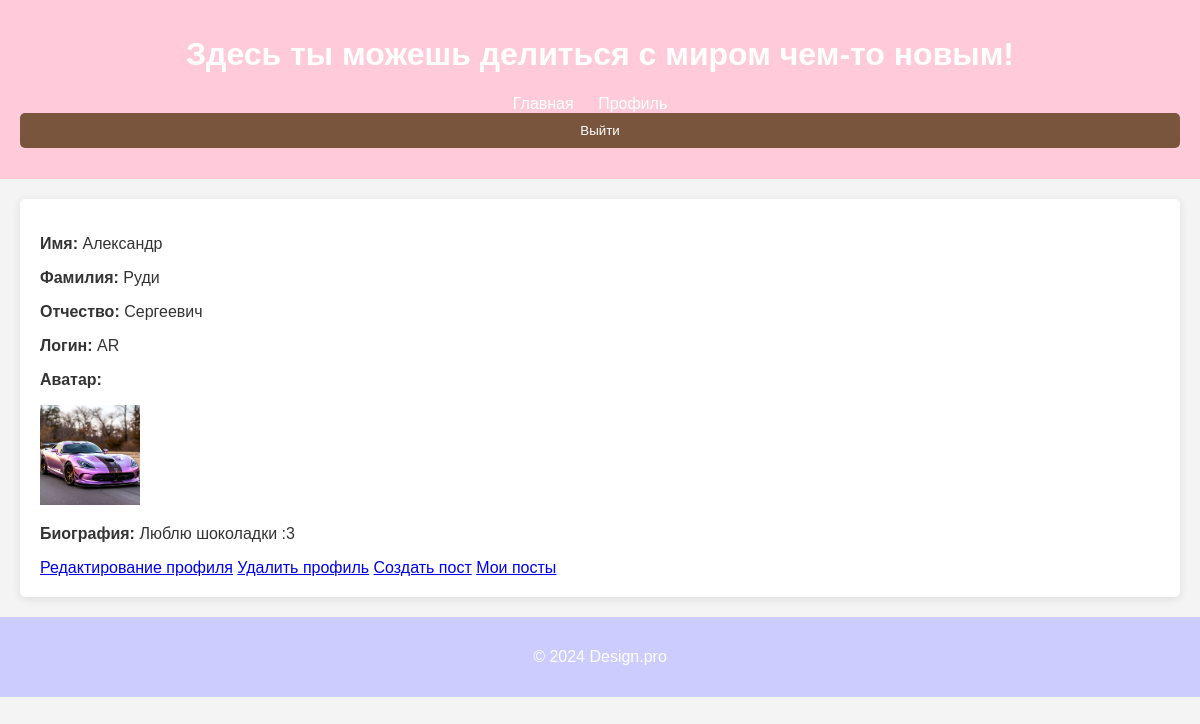
The page /BA/profile/ (signed in) on the database its author committed.
### BA/models.py (models this page shows, shortened)
class CustomUser(AbstractUser):
    first_name = models.CharField(max_length=150, blank=False, verbose_name='Имя')
    last_name = models.CharField(max_length=150, blank=False, verbose_name='Фамилия')
    username = models.CharField(max_length=150, unique=True, blank=False, verbose_name='Логин')
    email = models.EmailField(unique=True, blank=False, verbose_name='Электронная почта')
    middle_name = models.CharField(max_length=150, blank=False, verbose_name='Отчество')
    password1 = models.CharField(max_length=128, blank=False, null=True, verbose_name='Пароль')
    password2 = models.CharField(max_length=128, blank=False, null=True, verbose_name='Повтор пароля')
    avatar = models.ImageField(upload_to='avatars/', blank=True, null=True, verbose_name='Аватар')
    bio = models.TextField(blank=True, verbose_name='Биография')

### BA/views.py (the view)
# urls.py: path('profile/', views.profile_view, name='profile'),
def profile_view(request):
    user = request.user
    return render(request, 'profile.html', {'user': user})

### BA/templates/profile.html (shortened to what this page needs)
{% extends "base.html" %}
{% block content %}
<p><strong>Имя:</strong> {{ user.first_name }}</p>
<p><strong>Фамилия:</strong> {{ user.last_name }}</p>
<p><strong>Отчество:</strong> {{ user.middle_name }}</p>
<p><strong>Логин:</strong> {{ user.username }}</p>
{% if user.avatar %}
    <p><strong>Аватар:</strong></p>
    <img src="{{ user.avatar.url }}" alt="Аватар" style="width: 100px; height: 100px;">
{% endif %}
<p><strong>Биография:</strong> {{ user.bio }}</p>
<a href="{% url 'BA:editing_profile' %}">Редактирование профиля</a>
<a href="{% url 'BA:delete_profile' %}">Удалить профиль</a>
<a href="{% url 'BA:create_post' %}">Создать пост</a>
<a href="{% url 'BA:my_posts' %}">Мои посты</a>
{% endblock %}

### BA/static/css/style.css (style rules this page uses)
body { font-family: Arial, sans-serif; margin: 0; padding: 0; background-color: #f4f4f4; color: #333; }

### rows shown on the page
CustomUser: first_name "Александр", last_name "Руди", middle_name "Сергеевич", username "AR", avatar (picture), bio "Люблю шоколадки :3"
